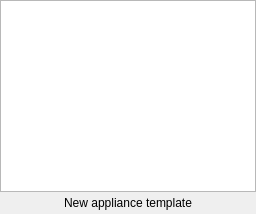
  <widget class="QDockWidget" name="uiNodesDockWidget">
   <property name="enabled">
    <bool>true</bool>
   </property>
   <property name="visible">
    <bool>true</bool>
   </property>
   <property name="styleSheet">
    <string notr="true">
QWidget {
    background-color: #323232;
    color: #BAF73C;
}

QToolBar {
    border:0px;
}

QGraphicsView, QTextEdit, QPlainTextEdit, QTreeWidget, QListWidget, QLineEdit, QSpinBox, QComboBox {
    background-color: #282828;
}

QLabel, QMenu, QStatusBar {
  color: #BAF73C;
}

QMenuBar::item {
    background-color: #323232;
}

QMenu::item:selected {
    color: #f2f2f2;
    background-color: #383838;
}

QToolButton:hover {
    background-color: #383838;
}

QGroupBox {
    color: #BAF73C;
    font: bold 12px;
    padding: 15px;
    border-style: none;
}

QAbstractScrollArea::corner {
    background: #323232;
}

QScrollBar::add-page:horizontal, QScrollBar::sub-page:horizontal, QScrollBar::add-page:vertical, QScrollBar::sub-page:vertical {
  background: none;
}

QComboBox {
    selection-color: #f2f2f2;
    selection-background-color: #323232;
}

QComboBox QAbstractItemView {
    background-color: #282828;
}

QDockWidget, QMenuBar, QPushButton, QToolButton, QTabWidget, QHeaderView::section {
    color: #BAF73C;
    font: bold 11px;
}

QTabBar {
    color: #BAF73C;
}

QRadioButton, QCheckBox {
  color: #BAF73C;
}

QRadioButton::disabled, QCheckBox::disabled {
  color: gray;
}
// bg-color=#282828
// fg-color=#BAF73C
// tool-bar=#323232
// selection-bg=#383838 
// selection-fg=#f2f2f2
 </string>
   </property>
   <property name="floating">
    <bool>false</bool>
   </property>
   <property name="allowedAreas">
    <set>Qt::LeftDockWidgetArea|Qt::RightDockWidgetArea</set>
   </property>
   <property name="windowTitle">
    <string>All devices</string>
   </property>
   <attribute name="dockWidgetArea">
    <number>1</number>
   </attribute>
   <widget class="QWidget" name="uiNodesDockWidgetContents">
    <layout class="QVBoxLayout">
     <property name="spacing">
      <number>0</number>
     </property>
     <property name="leftMargin">
      <number>0</number>
     </property>
     <property name="topMargin">
      <number>0</number>
     </property>
     <property name="rightMargin">
      <number>0</number>
     </property>
     <property name="bottomMargin">
      <number>0</number>
     </property>
     <item>
      <widget class="NodesView" name="uiNodesView">
       <property name="sizePolicy">
        <sizepolicy hsizetype="Expanding" vsizetype="Expanding">
         <horstretch>0</horstretch>
         <verstretch>0</verstretch>
        </sizepolicy>
       </property>
       <property name="toolTip">
        <string>Drag a node to the workspace (Press SHIFT while dragging to add multiple identical nodes).</string>
       </property>
       <property name="dragEnabled">
        <bool>false</bool>
       </property>
       <property name="iconSize">
        <size>
         <width>32</width>
         <height>32</height>
        </size>
       </property>
       <property name="rootIsDecorated">
        <bool>false</bool>
       </property>
       <attribute name="headerVisible">
        <bool>false</bool>
       </attribute>
       <column>
        <property name="text">
         <string>1</string>
        </property>
       </column>
      </widget>
     </item>
     <item>
      <widget class="QPushButton" name="uiNewAppliancePushButton">
       <property name="text">
        <string>New appliance template</string>
       </property>
       <property name="icon">
        <iconset resource="../../resources/resources.qrc">
         <normaloff>:/icons/plus.svg</normaloff>:/icons/plus.svg</iconset>
       </property>
       <property name="autoDefault">
        <bool>false</bool>
       </property>
       <property name="flat">
        <bool>true</bool>
       </property>
      </widget>
     </item>
    </layout>
   </widget>
  </widget>
